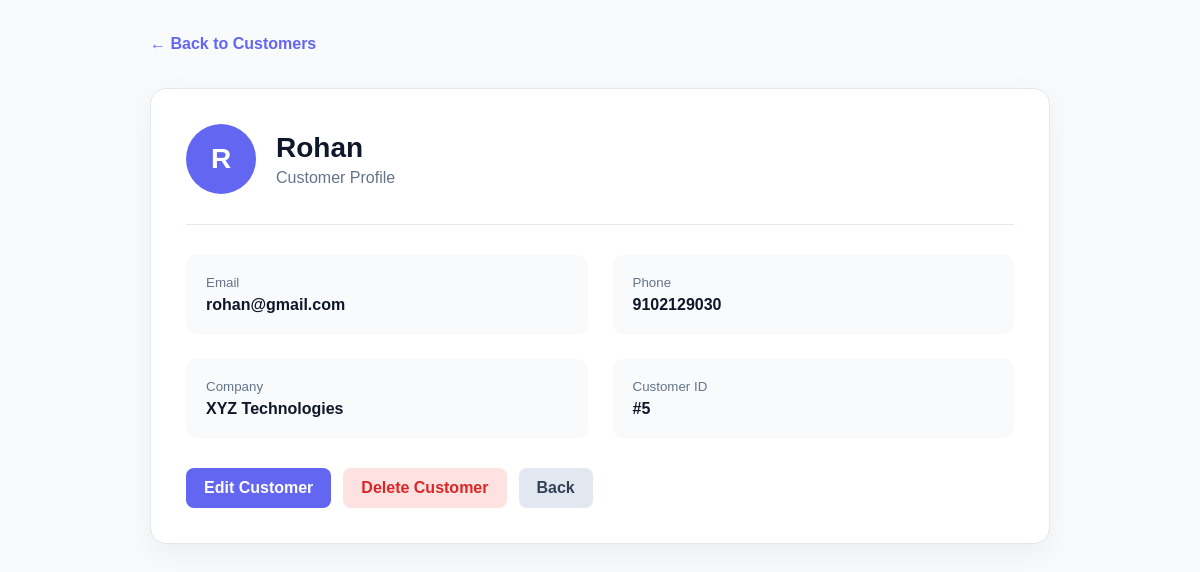
/customers/5/ (signed in), run on the app's committed database.
### crm/models.py (models this page shows, shortened)
class Customer(models.Model):
    name = models.CharField(max_length=100)
    email = models.EmailField()
    phone = models.CharField(max_length=20)
    company = models.CharField(max_length=150, blank=True)
    created_at = models.DateTimeField(auto_now_add=True)

### crm/views.py (the view)
@login_required(login_url="login")
def customer_detail(request, id):
    customer = Customer.objects.get(id=id)
    context = {
        "customer": customer,
    }
    return render(
        request,
        "crm/customer_detail.html",
        context
    )

### crm/templates/crm/customer_detail.html (shortened to what this page needs)
<!DOCTYPE html>
<html lang="en">
<head>
</head>
<body>
    <header class="page-header">
        <div class="container">
            <a href="{% url 'customer_list' %}" class="back">
                ← Back to Customers
            </a>
        </div>
    </header>
    <main class="container">
        <div class="card">
            <div class="profile">
                <div class="avatar">
                    {{ customer.name|first|upper }}
                </div>
                <div>
                    <h1>
                        {{ customer.name }}
                    </h1>
                    <p>
                        Customer Profile
                    </p>
                </div>
            </div>
            <div class="details">
                <div class="detail">
                    <small>
                        Email
                    </small>
                    <strong>
                        {{ customer.email }}
                    </strong>
                </div>
                <div class="detail">
                    <small>
                        Phone
                    </small>
                    <strong>
                        {{ customer.phone }}
                    </strong>
                </div>
                <div class="detail">
                    <small>
                        Company
                    </small>
                    <strong>
                        {{ customer.company|default:"Not provided" }}
                    </strong>
                </div>
                <div class="detail">
                    <small>
                        Customer ID
                    </small>
                    <strong>
                        #{{ customer.id }}
                    </strong>
                </div>
            </div>
            <div class="actions">
                <a href="{% url 'customer_edit' customer.id %}" class="btn edit">
                    Edit Customer
                </a>
                <a href="{% url 'customer_delete' customer.id %}" class="btn delete">
                    Delete Customer
                </a>
                <a href="{% url 'customer_list' %}" class="btn back-btn">
                    Back
                </a>
            </div>
        </div>
    </main>
</body>
</html>

### crm/templates/crm/customer_detail.html (style rules this page uses)
* { margin: 0; padding: 0; box-sizing: border-box; }
body { font-family: Arial, sans-serif; background: #f8fafc; color: #0f172a; }
.container { width: 90%; max-width: 900px; margin: auto; }
.page-header { padding: 35px 0; }
.back { color: #6366f1; text-decoration: none; font-weight: 700; }
.card { background: white; border: 1px solid #e2e8f0; border-radius: 16px; padding: 35px; box-shadow: 0 10px 30px rgba(15, 23, 42, .05); }
.profile { display: flex; align-items: center; gap: 20px; padding-bottom: 30px; border-bottom: 1px solid #e2e8f0; margin-bottom: 30px; }
.avatar { width: 70px; height: 70px; display: grid; place-items: center; border-radius: 50%; background: #6366f1; color: white; font-size: 28px; font-weight: 800; }
.profile h1 { font-size: 28px; margin-bottom: 5px; }
.profile p { color: #64748b; }
.details { display: grid; grid-template-columns: 1fr 1fr; gap: 25px; }
.detail { padding: 20px; background: #f8fafc; border-radius: 10px; }
.detail small { display: block; color: #64748b; margin-bottom: 6px; }
.detail strong { font-size: 16px; }
.actions { display: flex; gap: 12px; margin-top: 30px; }
.btn { padding: 11px 18px; border-radius: 8px; text-decoration: none; font-weight: 700; }
.edit { background: #6366f1; color: white; }
.back-btn { background: #e2e8f0; color: #334155; }
.delete { background: #fee2e2; color: #dc2626; }

### data on the page
Customer: name|first "R", name "Rohan", email "rohan@gmail.com", phone "9102129030", company "XYZ Technologies", id "5"
